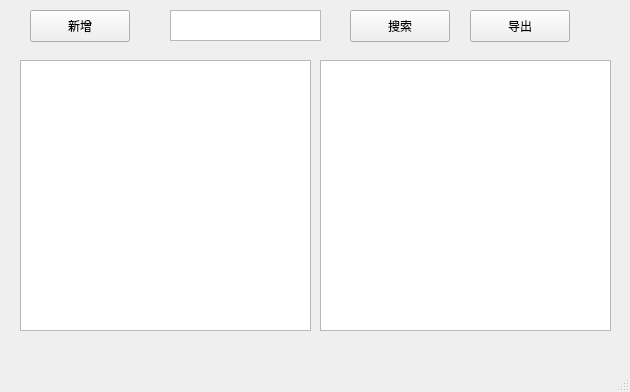
<?xml version="1.0" encoding="UTF-8"?>
<ui version="4.0">
 <class>MainWindow</class>
 <widget class="QMainWindow" name="MainWindow">
  <property name="geometry">
   <rect>
    <x>0</x>
    <y>0</y>
    <width>630</width>
    <height>392</height>
   </rect>
  </property>
  <property name="windowTitle">
   <string>MainWindow</string>
  </property>
  <widget class="QWidget" name="centralwidget">
   <widget class="QListView" name="listViewKey">
    <property name="geometry">
     <rect>
      <x>20</x>
      <y>60</y>
      <width>291</width>
      <height>271</height>
     </rect>
    </property>
   </widget>
   <widget class="QTextEdit" name="textEditSecret">
    <property name="geometry">
     <rect>
      <x>320</x>
      <y>60</y>
      <width>291</width>
      <height>271</height>
     </rect>
    </property>
   </widget>
   <widget class="QPushButton" name="newSecret">
    <property name="geometry">
     <rect>
      <x>30</x>
      <y>10</y>
      <width>100</width>
      <height>32</height>
     </rect>
    </property>
    <property name="text">
     <string>新增</string>
    </property>
   </widget>
   <widget class="QTextEdit" name="textEditSearch">
    <property name="geometry">
     <rect>
      <x>170</x>
      <y>10</y>
      <width>151</width>
      <height>31</height>
     </rect>
    </property>
   </widget>
   <widget class="QPushButton" name="searchSecret">
    <property name="geometry">
     <rect>
      <x>350</x>
      <y>10</y>
      <width>100</width>
      <height>32</height>
     </rect>
    </property>
    <property name="text">
     <string>搜索</string>
    </property>
   </widget>
   <widget class="QPushButton" name="exportSecret">
    <property name="geometry">
     <rect>
      <x>470</x>
      <y>10</y>
      <width>100</width>
      <height>32</height>
     </rect>
    </property>
    <property name="text">
     <string>导出</string>
    </property>
   </widget>
  </widget>
  <widget class="QMenuBar" name="menubar">
   <property name="geometry">
    <rect>
     <x>0</x>
     <y>0</y>
     <width>630</width>
     <height>37</height>
    </rect>
   </property>
  </widget>
  <widget class="QStatusBar" name="statusbar"/>
 </widget>
 <resources/>
 <connections/>
</ui>
